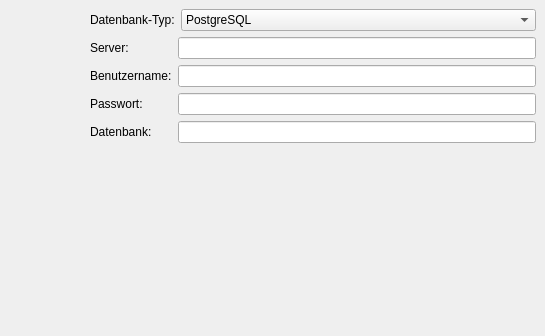
<?xml version="1.0" encoding="UTF-8"?>
<ui version="4.0">
 <class>Preferences_Widget</class>
 <widget class="QWidget" name="Preferences_Widget">
  <property name="geometry">
   <rect>
    <x>0</x>
    <y>0</y>
    <width>545</width>
    <height>336</height>
   </rect>
  </property>
  <property name="windowTitle">
   <string>Form</string>
  </property>
  <layout class="QHBoxLayout" name="horizontalLayout">
   <property name="margin">
    <number>0</number>
   </property>
   <item>
    <widget class="QWidget" name="configSidebar" native="true">
     <property name="minimumSize">
      <size>
       <width>75</width>
       <height>0</height>
      </size>
     </property>
     <property name="maximumSize">
      <size>
       <width>75</width>
       <height>16777215</height>
      </size>
     </property>
     <layout class="QVBoxLayout" name="verticalLayout">
      <property name="margin">
       <number>0</number>
      </property>
     </layout>
    </widget>
   </item>
   <item>
    <widget class="QStackedWidget" name="configStack">
     <property name="currentIndex">
      <number>0</number>
     </property>
     <widget class="QWidget" name="page_5">
      <layout class="QGridLayout" name="gridLayout_13">
       <item row="0" column="0">
        <widget class="QLabel" name="label_18">
         <property name="sizePolicy">
          <sizepolicy hsizetype="Fixed" vsizetype="Preferred">
           <horstretch>0</horstretch>
           <verstretch>0</verstretch>
          </sizepolicy>
         </property>
         <property name="text">
          <string>Datenbank-Typ:</string>
         </property>
        </widget>
       </item>
       <item row="0" column="1">
        <widget class="QComboBox" name="cmb_typ">
         <item>
          <property name="text">
           <string>PostgreSQL</string>
          </property>
         </item>
         <item>
          <property name="text">
           <string>SQLite</string>
          </property>
         </item>
        </widget>
       </item>
       <item row="1" column="0" colspan="2">
        <widget class="QStackedWidget" name="stackedWidget">
         <property name="sizePolicy">
          <sizepolicy hsizetype="Preferred" vsizetype="Fixed">
           <horstretch>0</horstretch>
           <verstretch>0</verstretch>
          </sizepolicy>
         </property>
         <property name="currentIndex">
          <number>0</number>
         </property>
         <widget class="QWidget" name="page_3">
          <property name="sizePolicy">
           <sizepolicy hsizetype="Preferred" vsizetype="Fixed">
            <horstretch>0</horstretch>
            <verstretch>0</verstretch>
           </sizepolicy>
          </property>
          <layout class="QGridLayout" name="gridLayout_12">
           <property name="margin">
            <number>0</number>
           </property>
           <item row="0" column="0">
            <widget class="QLabel" name="label_6">
             <property name="text">
              <string>Server:</string>
             </property>
            </widget>
           </item>
           <item row="0" column="1">
            <widget class="QLineEdit" name="txt_db_server"/>
           </item>
           <item row="1" column="0">
            <widget class="QLabel" name="label_7">
             <property name="text">
              <string>Benutzername:</string>
             </property>
            </widget>
           </item>
           <item row="1" column="1">
            <widget class="QLineEdit" name="txt_db_user"/>
           </item>
           <item row="2" column="0">
            <widget class="QLabel" name="label_8">
             <property name="text">
              <string>Passwort:</string>
             </property>
            </widget>
           </item>
           <item row="2" column="1">
            <widget class="QLineEdit" name="txt_db_pass">
             <property name="echoMode">
              <enum>QLineEdit::Password</enum>
             </property>
            </widget>
           </item>
           <item row="3" column="0">
            <widget class="QLabel" name="label_5">
             <property name="text">
              <string>Datenbank:</string>
             </property>
            </widget>
           </item>
           <item row="3" column="1">
            <widget class="QLineEdit" name="txt_db_database"/>
           </item>
          </layout>
         </widget>
         <widget class="QWidget" name="page_4"/>
        </widget>
       </item>
       <item row="2" column="0" colspan="2">
        <spacer name="verticalSpacer_4">
         <property name="orientation">
          <enum>Qt::Vertical</enum>
         </property>
         <property name="sizeHint" stdset="0">
          <size>
           <width>20</width>
           <height>40</height>
          </size>
         </property>
        </spacer>
       </item>
      </layout>
     </widget>
     <widget class="QWidget" name="page_6">
      <layout class="QGridLayout" name="gridLayout_14">
       <item row="0" column="0">
        <widget class="QLabel" name="label_10">
         <property name="text">
          <string>Server:</string>
         </property>
        </widget>
       </item>
       <item row="0" column="1">
        <widget class="QLineEdit" name="txt_mail_server"/>
       </item>
       <item row="1" column="0">
        <widget class="QLabel" name="label_14">
         <property name="text">
          <string>Benutzername:</string>
         </property>
        </widget>
       </item>
       <item row="1" column="1">
        <widget class="QLineEdit" name="txt_mail_user"/>
       </item>
       <item row="2" column="0">
        <widget class="QLabel" name="label_15">
         <property name="text">
          <string>Passwort:</string>
         </property>
        </widget>
       </item>
       <item row="2" column="1">
        <widget class="QLineEdit" name="txt_mail_pass">
         <property name="echoMode">
          <enum>QLineEdit::Password</enum>
         </property>
        </widget>
       </item>
       <item row="3" column="0">
        <widget class="QLabel" name="label_9">
         <property name="text">
          <string>E-Mail (Absender):</string>
         </property>
        </widget>
       </item>
       <item row="3" column="1">
        <widget class="QLineEdit" name="txt_mail_email"/>
       </item>
       <item row="4" column="0">
        <widget class="QLabel" name="label_13">
         <property name="text">
          <string>Absender-Name:</string>
         </property>
        </widget>
       </item>
       <item row="4" column="1">
        <widget class="QLineEdit" name="txt_mail_from"/>
       </item>
       <item row="5" column="0" colspan="2">
        <spacer name="verticalSpacer_5">
         <property name="orientation">
          <enum>Qt::Vertical</enum>
         </property>
         <property name="sizeHint" stdset="0">
          <size>
           <width>20</width>
           <height>40</height>
          </size>
         </property>
        </spacer>
       </item>
      </layout>
     </widget>
     <widget class="QWidget" name="page_7">
      <layout class="QGridLayout" name="gridLayout_15">
       <item row="0" column="0">
        <widget class="QLabel" name="label_11">
         <property name="text">
          <string>Benutzername:</string>
         </property>
        </widget>
       </item>
       <item row="0" column="1">
        <widget class="QLineEdit" name="txt_toa_user"/>
       </item>
       <item row="1" column="0">
        <widget class="QLabel" name="label_12">
         <property name="text">
          <string>Passwort:</string>
         </property>
        </widget>
       </item>
       <item row="1" column="1">
        <widget class="QLineEdit" name="txt_toa_pass">
         <property name="echoMode">
          <enum>QLineEdit::Password</enum>
         </property>
        </widget>
       </item>
       <item row="2" column="0" colspan="2">
        <spacer name="verticalSpacer_6">
         <property name="orientation">
          <enum>Qt::Vertical</enum>
         </property>
         <property name="sizeHint" stdset="0">
          <size>
           <width>20</width>
           <height>40</height>
          </size>
         </property>
        </spacer>
       </item>
      </layout>
     </widget>
     <widget class="QWidget" name="page_8">
      <layout class="QGridLayout" name="gridLayout_16">
       <item row="0" column="0">
        <widget class="QLabel" name="label_20">
         <property name="text">
          <string>Erstellt durch...</string>
         </property>
        </widget>
       </item>
       <item row="0" column="1">
        <widget class="QLineEdit" name="txt_by"/>
       </item>
       <item row="1" column="0">
        <widget class="QLabel" name="label_22">
         <property name="text">
          <string>Iconmodus:</string>
         </property>
        </widget>
       </item>
       <item row="1" column="1">
        <widget class="QCheckBox" name="chk_icon">
         <property name="text">
          <string/>
         </property>
        </widget>
       </item>
       <item row="2" column="0">
        <widget class="QLabel" name="label_19">
         <property name="text">
          <string>Barcodes:</string>
         </property>
        </widget>
       </item>
       <item row="2" column="1">
        <widget class="QCheckBox" name="chk_barcode">
         <property name="text">
          <string/>
         </property>
        </widget>
       </item>
       <item row="3" column="0">
        <widget class="QLabel" name="label_16">
         <property name="text">
          <string>Barcode Schriftart:</string>
         </property>
        </widget>
       </item>
       <item row="3" column="1">
        <widget class="QFontComboBox" name="cmb_font"/>
       </item>
       <item row="4" column="0">
        <widget class="QLabel" name="label_17">
         <property name="text">
          <string>Namenformat Ausdruck:</string>
         </property>
        </widget>
       </item>
       <item row="4" column="1">
        <widget class="QComboBox" name="cmb_nameformat">
         <item>
          <property name="text">
           <string>Vorname Nachname</string>
          </property>
         </item>
         <item>
          <property name="text">
           <string>NACHNAME Vorname</string>
          </property>
         </item>
         <item>
          <property name="text">
           <string>Nachname, Vorname</string>
          </property>
         </item>
        </widget>
       </item>
       <item row="5" column="0">
        <widget class="QLabel" name="label_21">
         <property name="text">
          <string>Jury-Wertungen runden auf:</string>
         </property>
        </widget>
       </item>
       <item row="5" column="1">
        <widget class="QComboBox" name="cmb_jury">
         <property name="currentIndex">
          <number>1</number>
         </property>
         <item>
          <property name="text">
           <string>0,5</string>
          </property>
         </item>
         <item>
          <property name="text">
           <string>0,05</string>
          </property>
         </item>
         <item>
          <property name="text">
           <string>0,005</string>
          </property>
         </item>
        </widget>
       </item>
       <item row="6" column="0" colspan="2">
        <spacer name="verticalSpacer_2">
         <property name="orientation">
          <enum>Qt::Vertical</enum>
         </property>
         <property name="sizeHint" stdset="0">
          <size>
           <width>20</width>
           <height>40</height>
          </size>
         </property>
        </spacer>
       </item>
      </layout>
     </widget>
    </widget>
   </item>
  </layout>
  <action name="act_db">
   <property name="checkable">
    <bool>true</bool>
   </property>
   <property name="checked">
    <bool>true</bool>
   </property>
   <property name="icon">
    <iconset resource="../../../../resources/TurnFix.qrc">
     <normaloff>:/appicons/database.png</normaloff>:/appicons/database.png</iconset>
   </property>
   <property name="text">
    <string>Datenbank</string>
   </property>
  </action>
  <action name="act_mail">
   <property name="checkable">
    <bool>true</bool>
   </property>
   <property name="icon">
    <iconset resource="../../../../resources/TurnFix.qrc">
     <normaloff>:/appicons/email.png</normaloff>:/appicons/email.png</iconset>
   </property>
   <property name="text">
    <string>Email</string>
   </property>
  </action>
  <action name="act_online">
   <property name="checkable">
    <bool>true</bool>
   </property>
   <property name="icon">
    <iconset resource="../../../../resources/TurnFix.qrc">
     <normaloff>:/appicons/toa.png</normaloff>:/appicons/toa.png</iconset>
   </property>
   <property name="text">
    <string>Online</string>
   </property>
  </action>
  <action name="act_misc">
   <property name="checkable">
    <bool>true</bool>
   </property>
   <property name="icon">
    <iconset resource="../../../../resources/TurnFix.qrc">
     <normaloff>:/appicons/misc.png</normaloff>:/appicons/misc.png</iconset>
   </property>
   <property name="text">
    <string>sonstiges</string>
   </property>
  </action>
 </widget>
 <resources>
  <include location="../../../../resources/TurnFix.qrc"/>
 </resources>
 <connections>
  <connection>
   <sender>cmb_typ</sender>
   <signal>currentIndexChanged(int)</signal>
   <receiver>stackedWidget</receiver>
   <slot>setCurrentIndex(int)</slot>
   <hints>
    <hint type="sourcelabel">
     <x>239</x>
     <y>20</y>
    </hint>
    <hint type="destinationlabel">
     <x>527</x>
     <y>48</y>
    </hint>
   </hints>
  </connection>
 </connections>
</ui>
